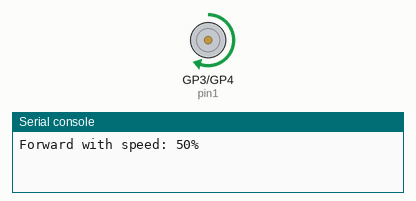
Bench run of a program on a simulated Raspberry Pi Pico running MicroPython. Parts: motor-driver pin pairs drawn as motors (green arrow = first pin HIGH = forward, orange = second pin HIGH = backward, longer = more drive, scaled by the enable pin), the last lines printed to the serial console. At 20.0 s the program stops and its outputs stay as they are.

Above: at 0.1 s.
At 10.1 s:
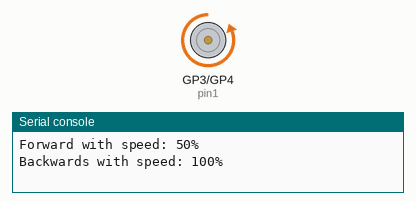
At 15.1 s:
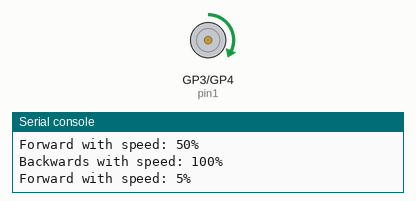
At 20.1 s:
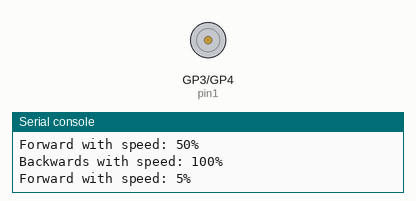
Timing chart, 0 to 21.5 s (numbered marks = the images above):
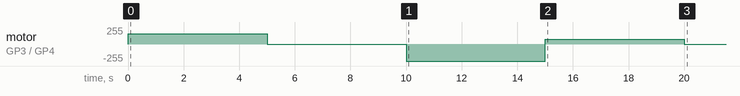

Measured:
- by itself, motor on GP3 (pin1) / GP4 (pin2): stopped → forward 157/255 at 0.00 s, → stopped 5.0 s later, → backward 255/255 5.0 s later, → forward 68/255 5.0 s later, … (5 changes in this stretch)

The program:

DCmotorP.py
```python
'''
DCmotorP.py

Library: dcmotor.py

Ansteuerung über L298N H-Bridge
Externes Netzteil 12V oder 4x1,5VAAA

GND -> GND (38)
ENA -> GPIO2
IN1 -> GPIO3
IN2 -> GPIO4

'''

from dcmotor import DCMotor
from machine import Pin, PWM
from time import sleep

frequency = 1000

pin1 = Pin(3, Pin.OUT)
pin2 = Pin(4, Pin.OUT)
enable = PWM(Pin(2), frequency)

dc_motor = DCMotor(pin1, pin2, enable)

# Stelle die minimale Einschaltdauer (15000) und die maximale Einschaltdauer (65535) ein
#dc_motor = DCMotor(Pin1, Pin2, aktivieren, 15000, 65535)

try:
    print('Forward with speed: 50%')
    dc_motor.forward(50)
    sleep(5)
    dc_motor.stop()
    sleep(5)
    print('Backwards with speed: 100%')
    dc_motor.backwards(100)
    sleep(5)
    print('Forward with speed: 5%')
    dc_motor.forward(5)
    sleep(5)
    dc_motor.stop()

except KeyboardInterrupt:
    print('Keyboard Interrupt')
    dc_motor.stop()
```

dcmotor.py
```python
'''
dcmotor.py

Library

'''

class DCMotor:
    def __init__(self, pin1, pin2, enable_pin, min_duty=15000, max_duty=65535):
        self.pin1 = pin1
        self.pin2 = pin2
        self.enable_pin = enable_pin
        self.min_duty = min_duty
        self.max_duty = max_duty

    def forward(self, speed):
        self.speed = speed
        self.enable_pin.duty_u16(self.duty_cycle(self.speed))
        self.pin1.value(1)
        self.pin2.value(0)

    def backwards(self, speed):
        self.speed = speed
        self.enable_pin.duty_u16(self.duty_cycle(self.speed))
        self.pin1.value(0)
        self.pin2.value(1)

    def stop(self):
        self.enable_pin.duty_u16(0)
        self.pin1.value(0)
        self.pin2.value(0)

    def duty_cycle(self, speed):
        if speed <= 0 or speed > 100:
            duty_cycle = 0
        else:
            duty_cycle = int(self.min_duty + (self.max_duty - self.min_duty) * (speed / 100))
        return duty_cycle
```
